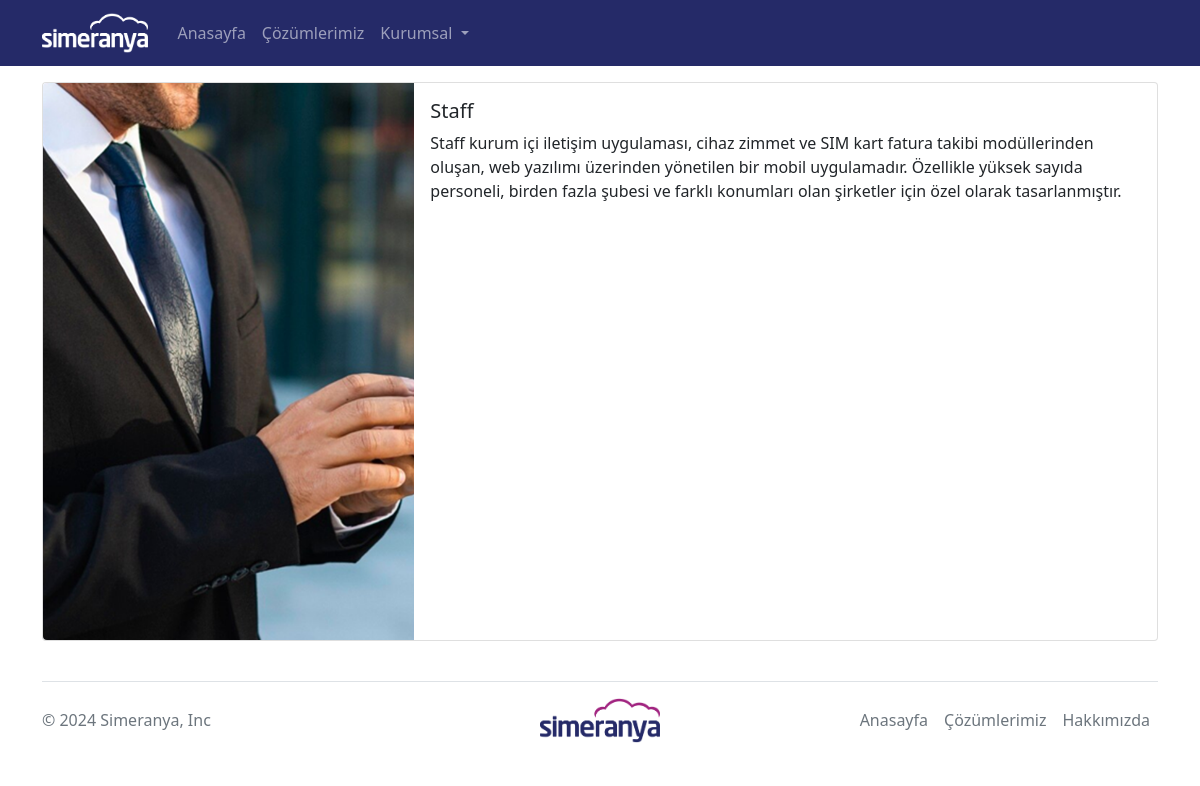
Page /solutions/2 on the committed database.
### solutions/models.py (models this page shows, shortened)
class Solutions(models.Model):
    solutions_name = models.CharField(max_length=200)
    description = models.TextField()
    image = models.ImageField(upload_to="solutions")
    homepage = models.BooleanField(default=False)

### solutions/views.py (the view)
# urls.py: path("solutions/<int:id>", views.solutionsdetails, name="details"),
def solutionsdetails(request, id):
    data = {
        "solution": Solutions.objects.get(id=id)
    }
    return render(request, "details.html",data)

### solutions/templates/details.html (shortened to what this page needs)
{% extends "base.html" %}
{% load static %}
{% block content %}
<div class="container mt-3">
  <div class="row">
      <div class="col-12">
          <div class="card mb-3">
              <div class="row g-0">
                <div class="col-md-4">
                  <img src="{{ solution.image.url }}" class="img-fluid rounded-start" alt="...">
                </div>
                <div class="col-md-8">
                  <div class="card-body">
                    <h5 class="card-title"> {{ solution.solutions_name }} </h5>
                    <p class="card-text"> {{ solution.description }} </p>
                  </div>
                </div>
              </div>
            </div>
      </div>
  </div>
</div>
{% endblock %}

### rows in the picture
Solutions: image (picture), solutions_name "Staff", description "Staff kurum içi iletişim uygulaması, cihaz zimmet ve SIM kart fatura takibi modüllerinden oluşan, web yazılımı üzerinden yönetilen bir mobil uygulamadır. Özellikle yüksek sayıda personeli, birden fazla şubesi ve farklı konumları olan şirketler için özel olarak tasarlanmıştır."
